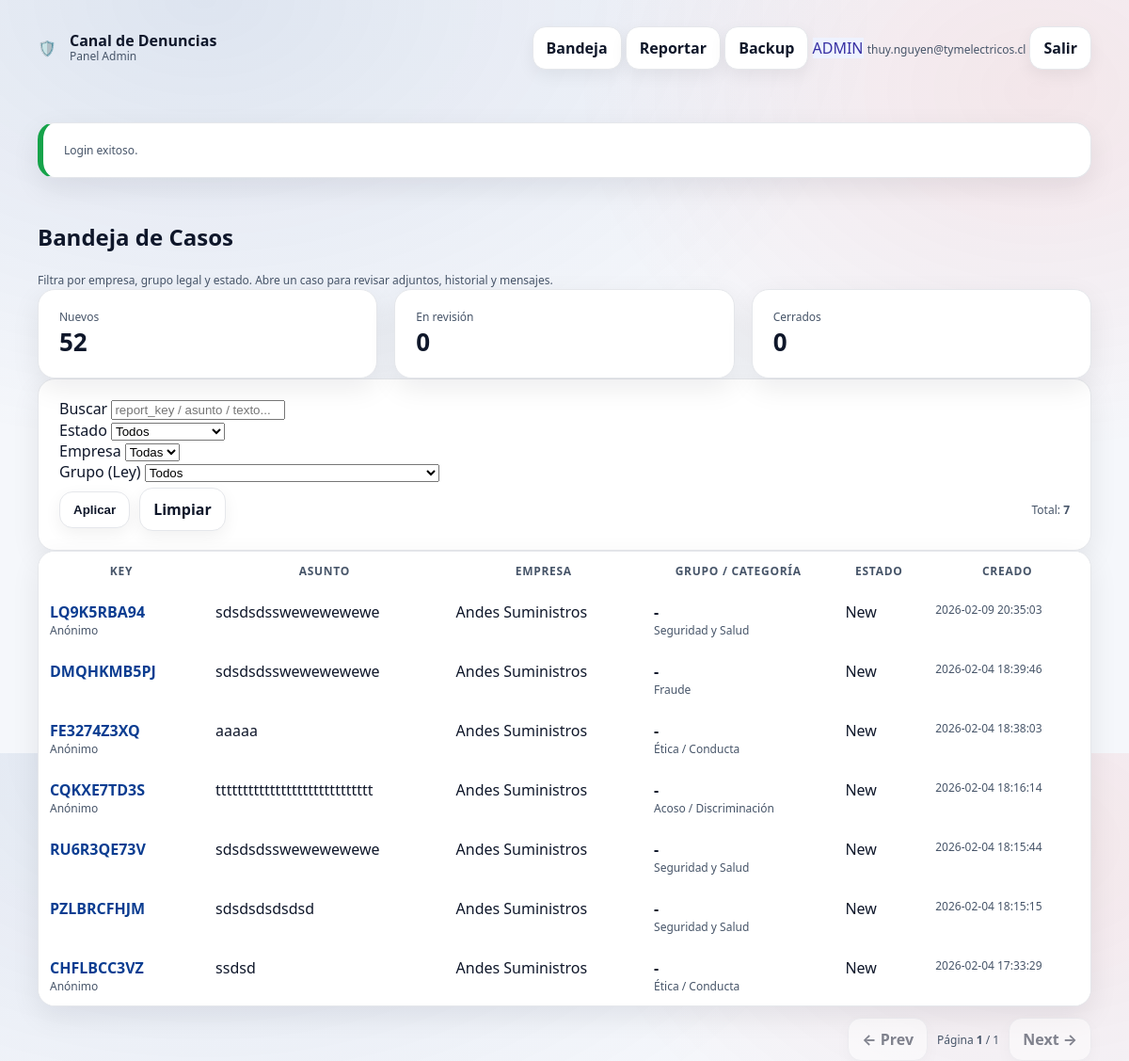
The app's page /admin/index.php?company_id=3 (signed in) with its own data.
### tables this page shows
CREATE TABLE `portal_admin_user` (
  `id` int(11) NOT NULL,
  `email` varchar(190) NOT NULL,
  `full_name` varchar(160) DEFAULT NULL,
  `role` enum('ADMIN','INVESTIGATOR','READONLY') NOT NULL DEFAULT 'INVESTIGATOR',
  `password_hash` varchar(255) NOT NULL,
  `is_active` tinyint(1) NOT NULL DEFAULT 1,
  `last_login_at` datetime DEFAULT NULL,
  `created_at` timestamp NOT NULL DEFAULT current_timestamp()
);

CREATE TABLE `portal_report` (
  `id` bigint(20) NOT NULL,
  `company_id` int(11) NOT NULL,
  `category_id` int(11) DEFAULT NULL,
  `secondary_classification` varchar(255) DEFAULT NULL,
  `report_key` varchar(16) NOT NULL,
  `password_hash` varchar(255) NOT NULL,
  `is_anonymous` tinyint(1) NOT NULL DEFAULT 1,
  `reporter_name` varchar(120) DEFAULT NULL,
  `reporter_rut` varchar(20) DEFAULT NULL,
  `reporter_email` varchar(160) DEFAULT NULL,
  `reporter_cargo` varchar(120) DEFAULT NULL,
  `reporter_phone` varchar(60) DEFAULT NULL,
  `subject` varchar(200) NOT NULL,
  `description` mediumtext NOT NULL,
  `location` varchar(200) DEFAULT NULL,
  `location_type` enum('COMPANY','PROJECT','REMOTE','OTHER') DEFAULT NULL,
  `area_unit` varchar(160) DEFAULT NULL,
  `occurred_at` datetime DEFAULT NULL,
  `event_kind` enum('SINGLE','REITERATED') NOT NULL DEFAULT 'SINGLE',
  `event_period` varchar(160) DEFAULT NULL,
  `reported_to_superior` enum('YES','NO','NA') NOT NULL DEFAULT 'NA',
  `protection_requested` tinyint(1) NOT NULL DEFAULT 0,
  `protection_detail` varchar(500) DEFAULT NULL,
  `status` varchar(32) NOT NULL DEFAULT 'NEW',
  `terms_accepted` tinyint(1) NOT NULL DEFAULT 0,
  `terms_accepted_at` datetime DEFAULT NULL,
  `terms_accepted_ip` varchar(45) DEFAULT NULL,
  `terms_accepted_ua` varchar(255) DEFAULT NULL,
  `evidence_other_detail` varchar(500) DEFAULT NULL,
  `created_at` timestamp NOT NULL DEFAULT current_timestamp(),
  `updated_at` timestamp NULL DEFAULT NULL ON UPDATE current_timestamp()
);

CREATE TABLE `portal_company` (
  `id` int(11) NOT NULL,
  `name` varchar(120) NOT NULL,
  `slug` varchar(80) NOT NULL,
  `logo_path` varchar(255) DEFAULT NULL,
  `is_active` tinyint(1) NOT NULL DEFAULT 1,
  `created_at` timestamp NOT NULL DEFAULT current_timestamp()
);

CREATE TABLE `portal_category` (
  `id` int(11) NOT NULL,
  `company_id` int(11) NOT NULL,
  `group_id` int(11) DEFAULT NULL,
  `code` varchar(40) DEFAULT NULL,
  `name` varchar(120) NOT NULL,
  `is_active` tinyint(1) NOT NULL DEFAULT 1,
  `sort_order` int(11) NOT NULL DEFAULT 0,
  `created_at` timestamp NOT NULL DEFAULT current_timestamp()
);

### _bootstrap.php (called while the page is built, shortened)
<?php
function h($s): string { return htmlspecialchars((string)$s, ENT_QUOTES, 'UTF-8'); }
function base_url(): string {
  $doc = rtrim(str_replace('\\', '/', $_SERVER['DOCUMENT_ROOT'] ?? ''), '/');
  $dir = rtrim(str_replace('\\', '/', __DIR__), '/');
  if ($doc !== '' && strpos($dir, $doc) === 0) {
    $rel = substr($dir, strlen($doc));
    return $rel === '' ? '' : $rel;
  }
  return rtrim(dirname($_SERVER['SCRIPT_NAME'] ?? ''), '/\\');
}
function status_label(string $s): string {
  $s = strtolower(trim($s));
  if ($s === 'pending') return 'Pending';
  if ($s === 'in_review') return 'In review';
  if ($s === 'closed') return 'Closed';
  return ucfirst($s);
}

### admin/_admin_bootstrap.php (called while the page is built, shortened)
<?php
require_once __DIR__ . '/../_bootstrap.php';
function admin_link(string $path): string {
  return rtrim(base_url(), '/') . $path;
}
function admin_current_user(mysqli $db): ?array {
  $id = (int)($_SESSION['admin_user_id'] ?? 0);
  $sql = "SELECT id, email, full_name, role, is_active, last_login_at
          FROM portal_admin_user
          WHERE id = ? LIMIT 1";
  $st = $db->prepare($sql);
  $st->bind_param("i", $id);
  $st->execute();
  $res = $st->get_result();
  $u = $res->fetch_assoc();
  return $u;
}
function admin_require_login(mysqli $db): array {
  $u = admin_current_user($db);
  return $u;
}
function admin_is_admin(?array $u): bool {
  return $u && ($u['role'] ?? '') === 'ADMIN';
}
function admin_flash_get(): ?array {
  $f = $_SESSION['admin_flash'];
  return is_array($f) ? $f : null;
}
function admin_status_tag_class(string $status): string {
  $s = strtoupper(trim($status));
  return match ($s) {
    'NEW' => 'tag-warn',
    'PENDING' => 'tag-warn',
    'WAITING_REPORTER' => 'tag-warn',
    'IN_REVIEW' => 'tag-info',
    'RESOLVED' => 'tag-ok',
    'CLOSED' => 'tag-neutral',
    'ARCHIVED' => 'tag-neutral',
    default => 'tag-neutral',
  };
}

### admin/index.php (the view, shortened to what this page needs)
<?php
require_once __DIR__ . "/_admin_bootstrap.php";
$db = db_conn();
$admin = admin_require_login($db);
$q = trim((string)($_GET['q'] ?? ''));
$status = strtoupper(trim((string)($_GET['status'] ?? '')));
if ($status === '') $status = 'ALL';
$company_id = (int)($_GET['company_id'] ?? 0);
$group_id = (int)($_GET['group_id'] ?? 0);
$page = max(1, (int)($_GET['page'] ?? 1));
$limit = 25;
$offset = ($page - 1) * $limit;
$counts = [];
$resc = $db->query("SELECT status, COUNT(*) cnt FROM portal_report GROUP BY status");
while ($row = $resc->fetch_assoc()) $counts[strtoupper($row['status'])] = (int)$row['cnt'];
$conditions = [];
$params = [];
$types = "";
if ($company_id > 0) {
  $conditions[] = "r.company_id = ?";
  $types .= "i";
  $params[] = $company_id;
}
$where = $conditions ? ("WHERE " . implode(" AND ", $conditions)) : "";
$sqlCount = "SELECT COUNT(*) AS total
             FROM portal_report r
             JOIN portal_company c ON c.id = r.company_id
             LEFT JOIN portal_category cat ON cat.id = r.category_id
             LEFT JOIN portal_category_group g ON g.id = cat.group_id
             $where";
$stc = $db->prepare($sqlCount);
if ($types !== "") {
  $bind = [];
  $bind[] = $types;
  foreach ($params as $k => $v) $bind[] = &$params[$k];
  call_user_func_array([$stc, 'bind_param'], $bind);
}
$stc->execute();
$total = (int)($stc->get_result()->fetch_assoc()['total'] ?? 0);
$sql = "SELECT
          r.id, r.report_key, r.subject, r.status, r.is_anonymous,
          r.created_at, r.updated_at,
          c.name AS company_name,
          cat.name AS category_name,
          g.name AS group_name,
          g.law_ref AS law_ref
        FROM portal_report r
        JOIN portal_company c ON c.id = r.company_id
        LEFT JOIN portal_category cat ON cat.id = r.category_id
        LEFT JOIN portal_category_group g ON g.id = cat.group_id
        $where
        ORDER BY r.created_at DESC
        LIMIT ? OFFSET ?";
$st = $db->prepare($sql);
$types2 = $types . "ii";
$params2 = $params;
$params2[] = $limit;
$params2[] = $offset;
$bind2 = [];
$bind2[] = $types2;
foreach ($params2 as $k => $v) $bind2[] = &$params2[$k];
call_user_func_array([$st, 'bind_param'], $bind2);
$st->execute();
$rs = $st->get_result();
$rows = [];
while ($r = $rs->fetch_assoc()) $rows[] = $r;
$pages = max(1, (int)ceil($total / $limit));
require __DIR__ . "/_layout_top.php";
?>
<section class="hero" style="padding-top:26px">
  <h1>Bandeja de Casos</h1>
  <p class="small">Filtra por empresa, grupo legal y estado. Abre un caso para revisar adjuntos, historial y mensajes.</p>
</section>
<div class="grid" style="grid-template-columns: repeat(3, 1fr);">
  <div class="card">
    <div class="small">Nuevos</div>
    <div style="font-size:26px;font-weight:900"><?= (int)($counts['NEW'] ?? 0) ?></div>
  </div>
  <div class="card">
    <div class="small">En revisión</div>
    <div style="font-size:26px;font-weight:900"><?= (int)($counts['IN_REVIEW'] ?? 0) ?></div>
  </div>
  <div class="card">
    <div class="small">Cerrados</div>
    <div style="font-size:26px;font-weight:900"><?= (int)($counts['CLOSED'] ?? 0) ?></div>
  </div>
</div>
<div class="card">
  <form method="get" class="form-grid" style="grid-template-columns: 2fr 1fr 1fr 1fr; align-items:end;">
    <div>
      <label>Buscar</label>
      <input name="q" value="<?= h($q) ?>" placeholder="report_key / asunto / texto...">
    </div>
    <div>
      <label>Estado</label>
      <select name="status">
        <option value="ALL" <?= $status==='ALL'?'selected':'' ?>>Todos</option>
      </select>
    </div>
    <div>
      <label>Empresa</label>
      <select name="company_id">
        <option value="0" <?= $company_id===0?'selected':'' ?>>Todas</option>
      </select>
    </div>
    <div>
      <label>Grupo (Ley)</label>
      <select name="group_id">
        <option value="0" <?= $group_id===0?'selected':'' ?>>Todos</option>
      </select>
    </div>
    <div style="grid-column:1/-1;display:flex;gap:10px;align-items:center;margin-top:6px">
      <button class="btn" type="submit">Aplicar</button>
      <a class="btn btn-ghost" href="<?= admin_link('/admin/index.php') ?>">Limpiar</a>
      <div class="small" style="margin-left:auto">
        Total: <strong><?= (int)$total ?></strong>
      </div>
    </div>
  </form>
</div>
<div class="card" style="padding:0; overflow:auto">
  <table class="table">
    <thead>
      <tr>
        <th>Key</th>
        <th>Asunto</th>
        <th>Empresa</th>
        <th>Grupo / Categoría</th>
        <th>Estado</th>
        <th>Creado</th>
      </tr>
    </thead>
    <tbody>
      <?php foreach ($rows as $r): ?>
        <tr>
          <td>
            <a href="<?= admin_link('/admin/report_view.php?id='.(int)$r['id']) ?>" style="font-weight:800">
              <?= h($r['report_key']) ?>
            </a>
            <?php if ((int)$r['is_anonymous'] === 1): ?>
              <div class="small">Anónimo</div>
            <?php endif; ?>
          </td>
          <td><?= h($r['subject']) ?></td>
          <td><?= h($r['company_name']) ?></td>
          <td>
            <div style="font-weight:700"><?= h($r['group_name'] ?? '-') ?></div>
            <div class="small">
              <?= h($r['category_name'] ?? '-') ?>
            </div>
          </td>
          <td>
            <span class="tag <?= h(admin_status_tag_class((string)$r['status'])) ?>">
              <?= h(status_label((string)$r['status'])) ?>
            </span>
          </td>
          <td class="small"><?= h($r['created_at']) ?></td>
        </tr>
      <?php endforeach; ?>
    </tbody>
  </table>
</div>
<div style="display:flex;gap:10px;justify-content:flex-end;align-items:center;margin-top:12px">
  <?php
    $base = '/admin/index.php?'.http_build_query([
      'q'=>$q,'status'=>$status,'company_id'=>$company_id,'group_id'=>$group_id
    ]);
  ?>
  <a class="btn btn-ghost" href="<?= admin_link($base.'&page='.max(1,$page-1)) ?>" <?= $page<=1?'style="pointer-events:none;opacity:.5"':'' ?>>
    ← Prev
  </a>
  <div class="small">Página <strong><?= (int)$page ?></strong> / <?= (int)$pages ?></div>
  <a class="btn btn-ghost" href="<?= admin_link($base.'&page='.min($pages,$page+1)) ?>" <?= $page>=$pages?'style="pointer-events:none;opacity:.5"':'' ?>>
    Next →
  </a>
</div>
<?php require __DIR__ . "/_layout_bottom.php"; ?>

### admin/_layout_top.php (shortened to what this page needs)
<?php
$admin = $admin ?? null;
$flash = admin_flash_get();
?>
<!doctype html>
<html lang="es">
<head>
  <link rel="stylesheet" href="<?= base_url() ?>/assets/css/portal.css">
  <link rel="stylesheet" href="<?= base_url() ?>/assets/css/admin.css">
</head>
<body>
<header class="topbar">
  <div class="container" style="display:flex;align-items:center;justify-content:space-between;gap:16px">
    <div class="brand">
      <div class="logo" aria-hidden="true">🛡️</div>
      <div>
        <div style="font-weight:800;line-height:1">Canal de Denuncias</div>
        <div class="small">Panel Admin</div>
      </div>
    </div>
    <nav class="navlinks">
      <a class="btn btn-ghost" href="<?= admin_link('/admin/index.php') ?>">Bandeja</a>
      <a class="btn btn-ghost" href="<?= admin_link('/reportar.php') ?>">Reportar</a>
      <?php if ($admin): ?>
        <?php if (admin_is_admin($admin)): ?>
          <a class="btn btn-ghost" href="<?= admin_link('/admin/backup.php') ?>">Backup</a>
        <?php endif; ?>
        <span class="tag <?= h(admin_status_tag_class('IN_REVIEW')) ?>"><?= h($admin['role']) ?></span>
        <span class="small"><?= h($admin['email']) ?></span>
        <a class="btn" href="<?= admin_link('/admin/logout.php') ?>">Salir</a>
      <?php endif; ?>
    </nav>
  </div>
</header>
<main class="page">
  <div class="container">
<?php if ($flash): ?>
  <div class="card" style="border-left:6px solid <?= $flash['type']==='ok' ? '#16a34a' : '#f59e0b' ?>;">
    <div class="small"><?= h($flash['msg']) ?></div>
  </div>
<?php endif; ?>

### assets/css/portal.css (style rules this page uses)
:root { --tm-blue:#0B3D91; --tm-blue-2:#1E63D6; --tm-red:#D71920; --bg:#f5f7fb; --card:#ffffff; --text:#0f172a; --muted:#475569; --line:#e5e7eb; --shadow: 0 10px 30px rgba(2,6,23,.08); --shadow-sm: 0 6px 18px rgba(2,6,23,.06); --primary: var(--tm-blue); --primary-weak: rgba(11,61,145,.10); --danger: var(--tm-red); --success:#16a34a; --radius:18px; }
* { box-sizing:border-box }
html,body { height:100% }
body { margin:0; font-family: ui-sans-serif, system-ui, -apple-system, Segoe UI, Roboto, Helvetica, Arial, "Apple Color Emoji","Segoe UI Emoji"; color:var(--text); background: radial-gradient(1200px 800px at 18% 0%, rgba(11,61,145,.10), transparent 60%), radial-gradient(900px 700px at 92% 12%, rgba(215,25,32,.08), transparent 55%), var(--bg); }
a { color:var(--primary); text-decoration:none }
.container { width:min(1120px, calc(100% - 48px)); margin:28px auto 56px; }
.brand { display:flex; align-items:center; gap:14px; min-width:260px; }
.grid { display:grid; grid-template-columns: 1.3fr .9fr; gap:18px; }
.card { background: var(--card); border:1px solid var(--line); border-radius: var(--radius); box-shadow: var(--shadow); padding:20px 22px; }
.hero p { margin:0; color:var(--muted); line-height:1.6; }
.small { font-size:12px; color:var(--muted) }
.btn { padding:11px 14px; border-radius: 14px; border:1px solid var(--line); background:#fff; color:var(--text); font-weight:700; cursor:pointer; box-shadow: var(--shadow-sm); transition: transform .12s ease, box-shadow .12s ease, border-color .12s ease, background .12s ease; display:inline-flex; align-items:center; justify-content:center; }

### assets/css/admin.css (style rules this page uses)
.table { width: 100%; border-collapse: collapse; background: #fff; }
.table th, .table td { padding: 12px 12px; border-top: 1px solid var(--border); vertical-align: top; }
.table thead th { border-top: none; color: var(--muted); font-size: 12px; text-transform: uppercase; letter-spacing: .06em; }
.tag-info { background: #eef2ff; border-color: #e0e7ff; color: #3730a3; }

### records on screen
portal_admin_user: role "ADMIN", email "thuy.nguyen@tymelectricos.cl"
portal_report: report_key "LQ9K5RBA94", is_anonymous "Anónimo", subject "sdsdsdsswewewewewe", company.name "Andes Suministros", group_name "-", category.name "Seguridad y Salud", status "New", created_at "2026-02-09 20:35:03"
portal_report: report_key "DMQHKMB5PJ", subject "sdsdsdsswewewewewe", company.name "Andes Suministros", group_name "-", category.name "Fraude", status "New", created_at "2026-02-04 18:39:46"
portal_report: report_key "FE3274Z3XQ", is_anonymous "Anónimo", subject "aaaaa", company.name "Andes Suministros", group_name "-", category.name "Ética / Conducta", status "New", created_at "2026-02-04 18:38:03"
portal_report: report_key "CQKXE7TD3S", is_anonymous "Anónimo", subject "ttttttttttttttttttttttttttttt", company.name "Andes Suministros", group_name "-", category.name "Acoso / Discriminación", status "New", created_at "2026-02-04 18:16:14"
portal_report: report_key "RU6R3QE73V", subject "sdsdsdsswewewewewe", company.name "Andes Suministros", group_name "-", category.name "Seguridad y Salud", status "New", created_at "2026-02-04 18:15:44"
portal_report: report_key "PZLBRCFHJM", subject "sdsdsdsdsdsd", company.name "Andes Suministros", group_name "-", category.name "Seguridad y Salud", status "New", created_at "2026-02-04 18:15:15"
portal_report: report_key "CHFLBCC3VZ", is_anonymous "Anónimo", subject "ssdsd", company.name "Andes Suministros", group_name "-", category.name "Ética / Conducta", status "New", created_at "2026-02-04 17:33:29"

### other values on screen
$flash['msg'] "Login exitoso."
$counts['NEW'] "52"
$counts['IN_REVIEW'] "0"
$counts['CLOSED'] "0"
$total "7"
$page "1"
$pages "1"
